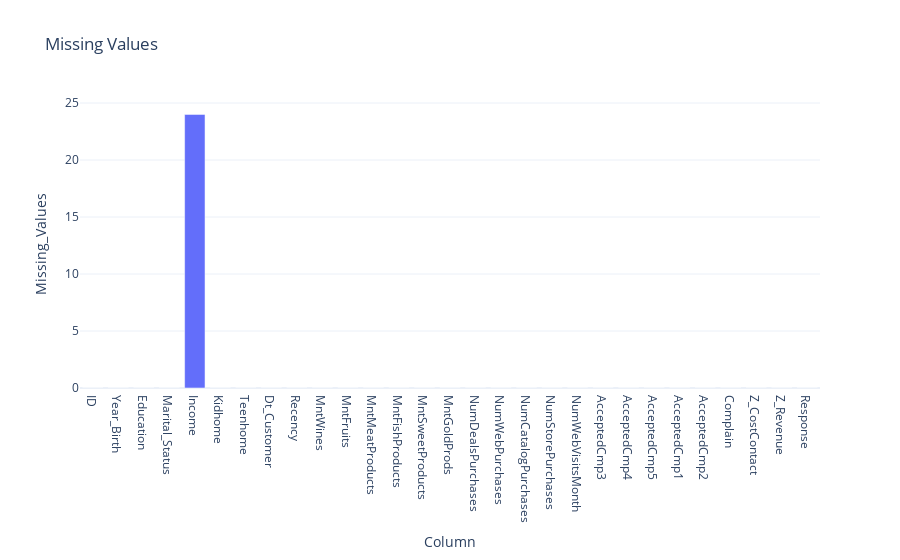

This figure's notebook cell:
### Code cell
missing_values = customer.isna().sum().to_dict()
missing_values_df = pd.DataFrame(list(missing_values.items()), columns=['Column', 'Missing_Values'])

fig = px.bar(missing_values_df,
       x = 'Column',
       y = 'Missing_Values',
       template = 'plotly_white',
       title = 'Missing Values')
fig.show()

### Figure 1 — Plotly figure (JSON) as saved in the notebook; plotly's stock layout.template omitted (floating-point values rounded to 4 significant figures)
{"data": [{"alignmentgroup": "True", "hovertemplate": "Column=%{x}<br>Missing_Values=%{y}<extra></extra>", "legendgroup": "", "marker": {"color": "#636efa", "pattern": {"shape": ""}}, "name": "", "offsetgroup": "", "orientation": "v", "showlegend": false, "textposition": "auto", "type": "bar", "x": ["ID", "Year_Birth", "Education", "Marital_Status", "Income", "Kidhome", "Teenhome", "Dt_Customer", "Recency", "MntWines", "MntFruits", "MntMeatProducts", "MntFishProducts", "MntSweetProducts", "MntGoldProds", "NumDealsPurchases", "NumWebPurchases", "NumCatalogPurchases", "NumStorePurchases", "NumWebVisitsMonth", "AcceptedCmp3", "AcceptedCmp4", "AcceptedCmp5", "AcceptedCmp1", "AcceptedCmp2", "Complain", "Z_CostContact", "Z_Revenue", "Response"], "xaxis": "x", "y": [0, 0, 0, 0, 24, 0, 0, 0, 0, 0, 0, 0, 0, 0, 0, 0, 0, 0, 0, 0, 0, 0, 0, 0, 0, 0, 0, 0, 0], "yaxis": "y"}], "layout": {"barmode": "relative", "legend": {"tracegroupgap": 0}, "title": {"text": "Missing Values"}, "xaxis": {"anchor": "y", "domain": [0, 1], "title": {"text": "Column"}}, "yaxis": {"anchor": "x", "domain": [0, 1], "title": {"text": "Missing_Values"}}}}
